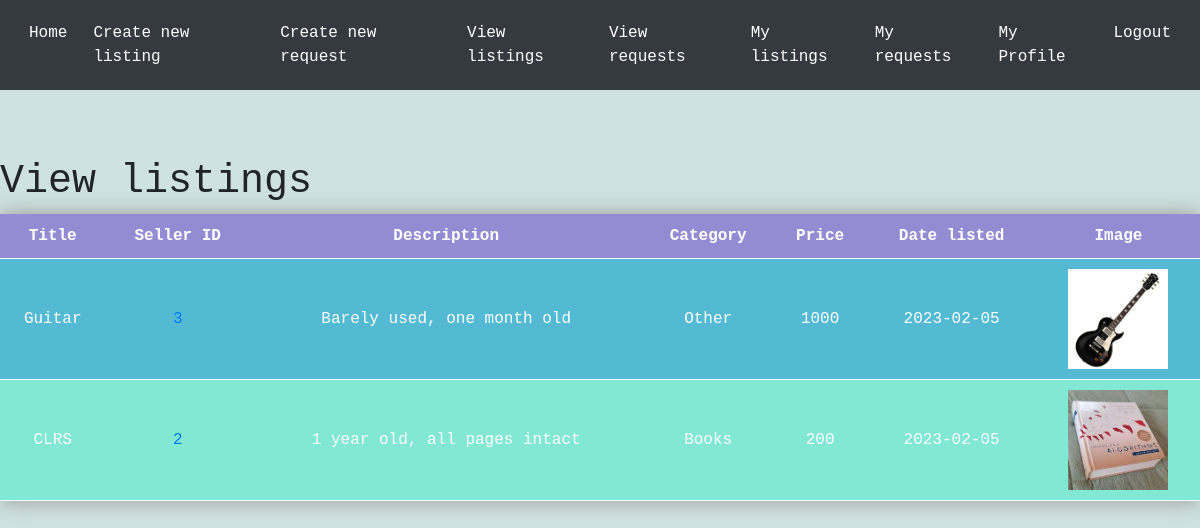
Page /viewlistings (signed in) on the earlier database version.
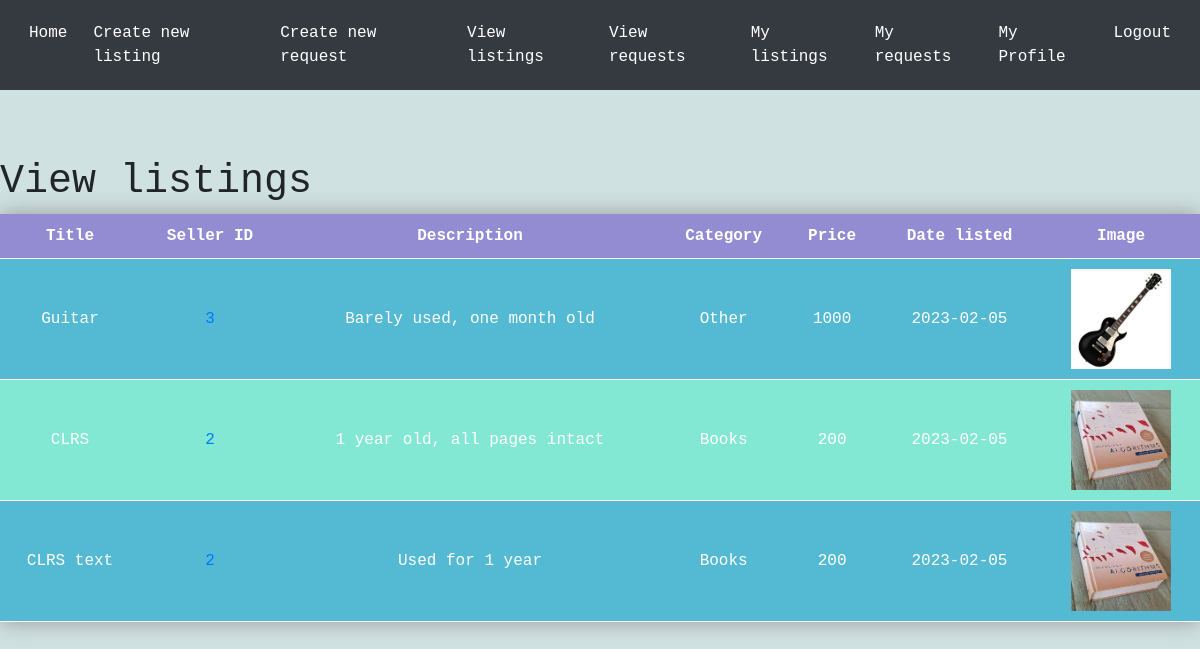
Same page on the later database version.
### tables this page shows
CREATE TABLE listings (
    id INTEGER PRIMARY KEY AUTOINCREMENT,
    user_id INTEGER NOT NULL,
    title TEXT NOT NULL,
    description TEXT NOT NULL,
    category TEXT NOT NULL,
    price INTEGER NOT NULL,
    date DATE,
    FOREIGN KEY (user_id) REFERENCES Users(id)
);

### app.py (the view)
@app.route('/viewlistings')
def viewlistings():
    conn = sqlite3.connect('database.db')
    c = conn.cursor()
    c.execute("SELECT * FROM listings where user_id != ?",(session['id'],))
    listings = c.fetchall()
    return render_template('viewlistings.html', listings=listings)

### templates/viewlistings.html (shortened to what this page needs)
{% extends 'base.html' %}
{% block content %}
    <h1>View listings</h1>
    <table class="neon-table">
        <tr>
            <th>Title</th>
            <th>Seller ID</th>
            <th>Description</th>
            <th>Category</th>
            <th>Price</th>
            <th>Date listed</th>
            <th>Image</th>
        </tr>
        {% for listing in listings %}
        <tr>
            <td>{{listing[2]}}</td>
            <td>
                <a href="{{ url_for('otherprofile', id=listing[1]) }}">
                {{listing[1]}}
                </a>
            </td>
            <td>{{listing[3]}}</td>
            <td>{{listing[4]}}</td>
            <td>{{listing[5]}}</td>
            <td>{{listing[6]}}</td>
            <td><img src="{{ url_for('static',filename='uploads/'+ listing[0]|string +'.jpg') }}" alt="{{listing[5]}}" width="100" height="100"></td>
        </tr>
        {% endfor %}
    </table>
{% endblock %}

### templates/base.html (shortened to what this page needs)
<!DOCTYPE html>
<html>
<head>
  <link rel="stylesheet" href="https://stackpath.bootstrapcdn.com/bootstrap/4.4.1/css/bootstrap.min.css">
</head>
<body>
  <nav class="navbar navbar-expand-lg navbar-dark bg-dark">
    <div class="collapse navbar-collapse" id="navbarNavAltMarkup">
      <div class="navbar-nav">
            <ul class="navbar-nav ml-auto">
              <li class="nav-item active">
                <a class="nav-link active" href="/home">Home</a>
              </li>
              <li class="nav-item active">
                <a class="nav-link" href="/createlisting">Create new listing</a>
              </li>
              <li class="nav-item active">
                <a class="nav-link " href="/createrequest">Create new request</a>
              </li>
              <li class="nav-item active">
                <a class="nav-link " href="/viewlistings">View listings</a>
              </li>
              <li class="nav-item active">
                <a class="nav-link " href="/viewrequests">View requests</a>
              </li>
              <li class="nav-item active">
                <a class="nav-link " href="/viewmylistings">My listings</a>
              </li>
              <li class="nav-item active">
                <a class="nav-link " href="/viewmyrequests">My requests</a>
              </li>
              <li class="nav-item active">
                <a class="nav-link " href="/myprofile">My Profile</a>
              <li class="nav-item active">
                <a class="nav-link "  href="/logout">Logout</a>
              </li>
            </ul>
      </div>
    </div>
  </nav>
      <br>
      <br>
{% block content%}
{% endblock %}
</body>
</html>

### templates/base.html (style rules this page uses)
body { background-color: #fafafa; font-family: 'JetBrains Mono', monospace; }
.navbar { margin-bottom: 20px; }
body { background-color: #cfe1e1; font-family: 'JetBrains Mono', monospace; }
.navbar .nav-item { transition: background-color 0.5s ease; }
.nav-item { border-radius: 5px; padding: 5px; }
.neon-table { width: 100%; border-collapse: collapse; box-shadow: 0 0 20px #999898; }
.neon-table th, .neon-table td { padding: 10px; text-align: center; border-bottom: 1px solid #ffffff; }
.neon-table th { background-color: #938cd3; color: #ffffff; font-weight: bold; }
.neon-table tr:nth-child(even) { background-color: #54bad4; color: #ffffff; }
.neon-table tr:nth-child(odd) { background-color: #82e7d3; color: #ffffff; }

Differences in the rows shown:
added listings: title "CLRS text", user "2", description "Used for 1 year", category "Books", price "200", date "2023-02-05"
